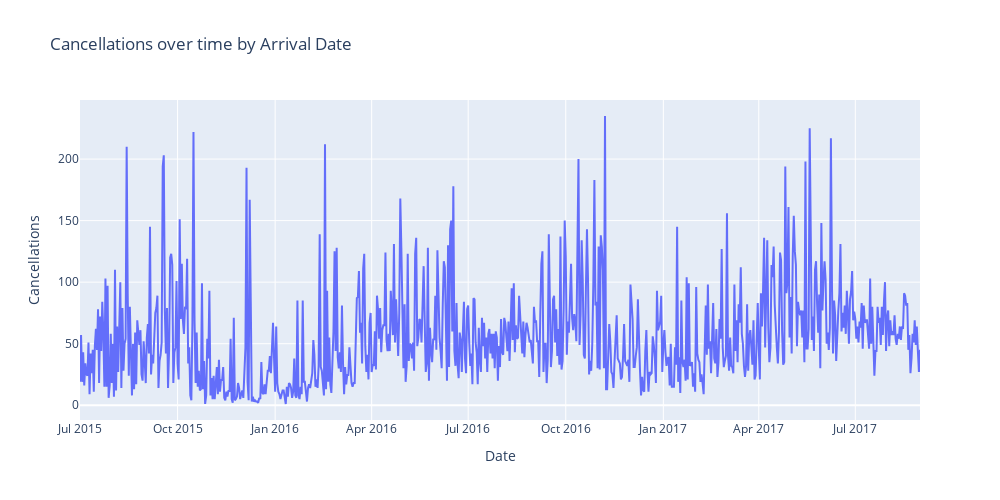

Write notebook code for a chart like this one.
### Code cell
#Plotting demand over time
fig = px.line(cancellations_per_date, width=1000, height=500, title='Cancellations over time by Arrival Date')
fig.update_layout(showlegend=False, yaxis_title='Cancellations', xaxis_title='Date')

### Figure 1 — Plotly figure (JSON) as saved in the notebook; plotly's stock layout.template omitted (floating-point values rounded to 4 significant figures; data arrays with more than 128 entries replaced by an {"elided": "..."} marker saying what was removed)
{"data": [{"hovertemplate": "variable=is_canceled<br>arrival_date=%{x}<br>value=%{y}<extra></extra>", "legendgroup": "is_canceled", "line": {"color": "#636efa", "dash": "solid"}, "marker": {"symbol": "circle"}, "mode": "lines", "name": "is_canceled", "orientation": "v", "showlegend": true, "type": "scatter", "x": {"elided": "793 str values"}, "xaxis": "x", "y": {"elided": "793 int values"}, "yaxis": "y"}], "layout": {"height": 500, "legend": {"title": {"text": "variable"}, "tracegroupgap": 0}, "showlegend": false, "title": {"text": "Cancellations over time by Arrival Date"}, "width": 1000, "xaxis": {"anchor": "y", "domain": [0, 1], "title": {"text": "Date"}}, "yaxis": {"anchor": "x", "domain": [0, 1], "title": {"text": "Cancellations"}}}}
